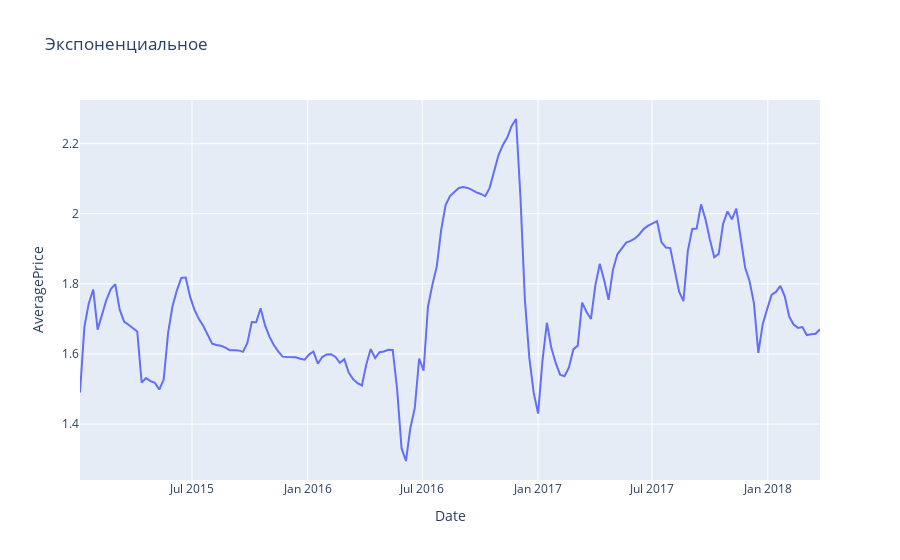

Write notebook code for a chart like this one.
### Code cell
fig = px.line(avocado_full_ewm_mean, x="Date", y="AveragePrice", title='Экспоненциальное')
fig.show()

### Figure 1 — Plotly figure (JSON) as saved in the notebook; plotly's stock layout.template omitted (floating-point values rounded to 4 significant figures; data arrays with more than 128 entries replaced by an {"elided": "..."} marker saying what was removed)
{"data": [{"hovertemplate": "Date=%{x}<br>AveragePrice=%{y}<extra></extra>", "legendgroup": "", "line": {"color": "#636efa", "dash": "solid"}, "mode": "lines", "name": "", "orientation": "v", "showlegend": false, "type": "scatter", "x": {"elided": "169 str values"}, "xaxis": "x", "y": {"elided": "169 float values"}, "yaxis": "y"}], "layout": {"legend": {"tracegroupgap": 0}, "title": {"text": "Экспоненциальное"}, "xaxis": {"anchor": "y", "domain": [0, 1], "title": {"text": "Date"}}, "yaxis": {"anchor": "x", "domain": [0, 1], "title": {"text": "AveragePrice"}}}}
